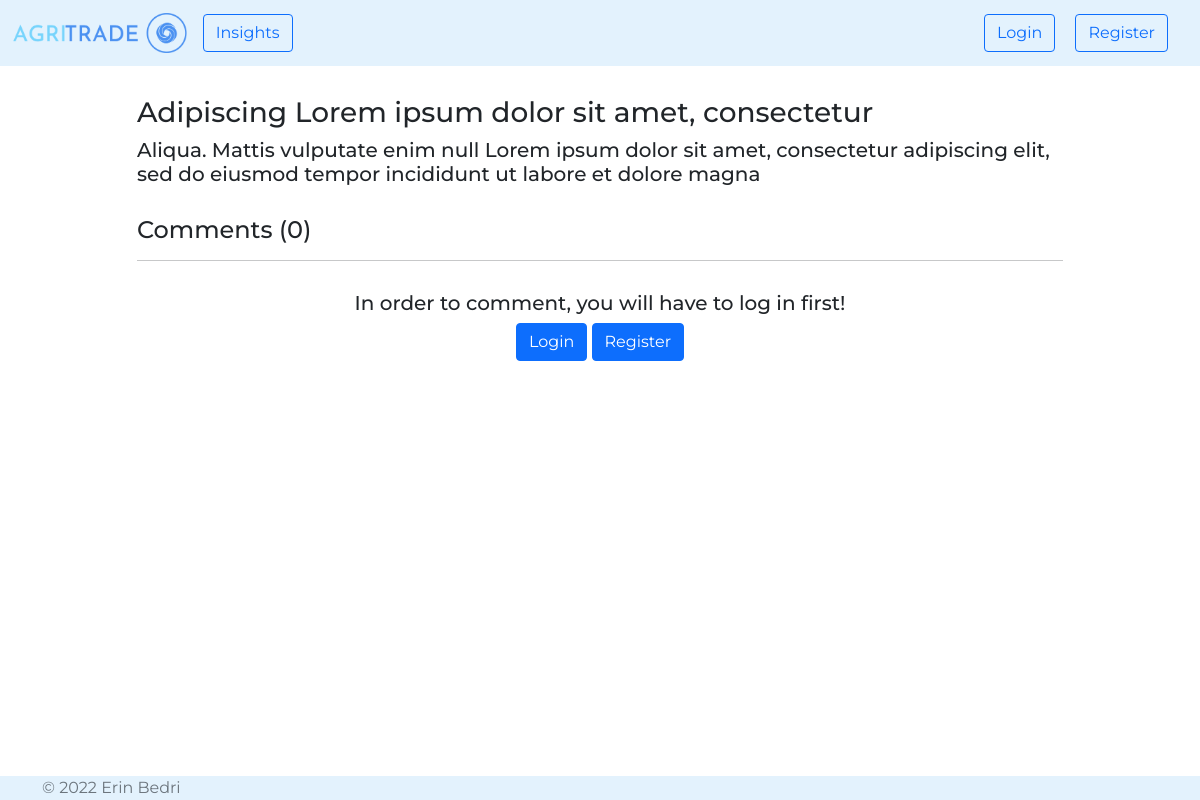
The page /posts/post/6/comments/ on the database as committed earlier.
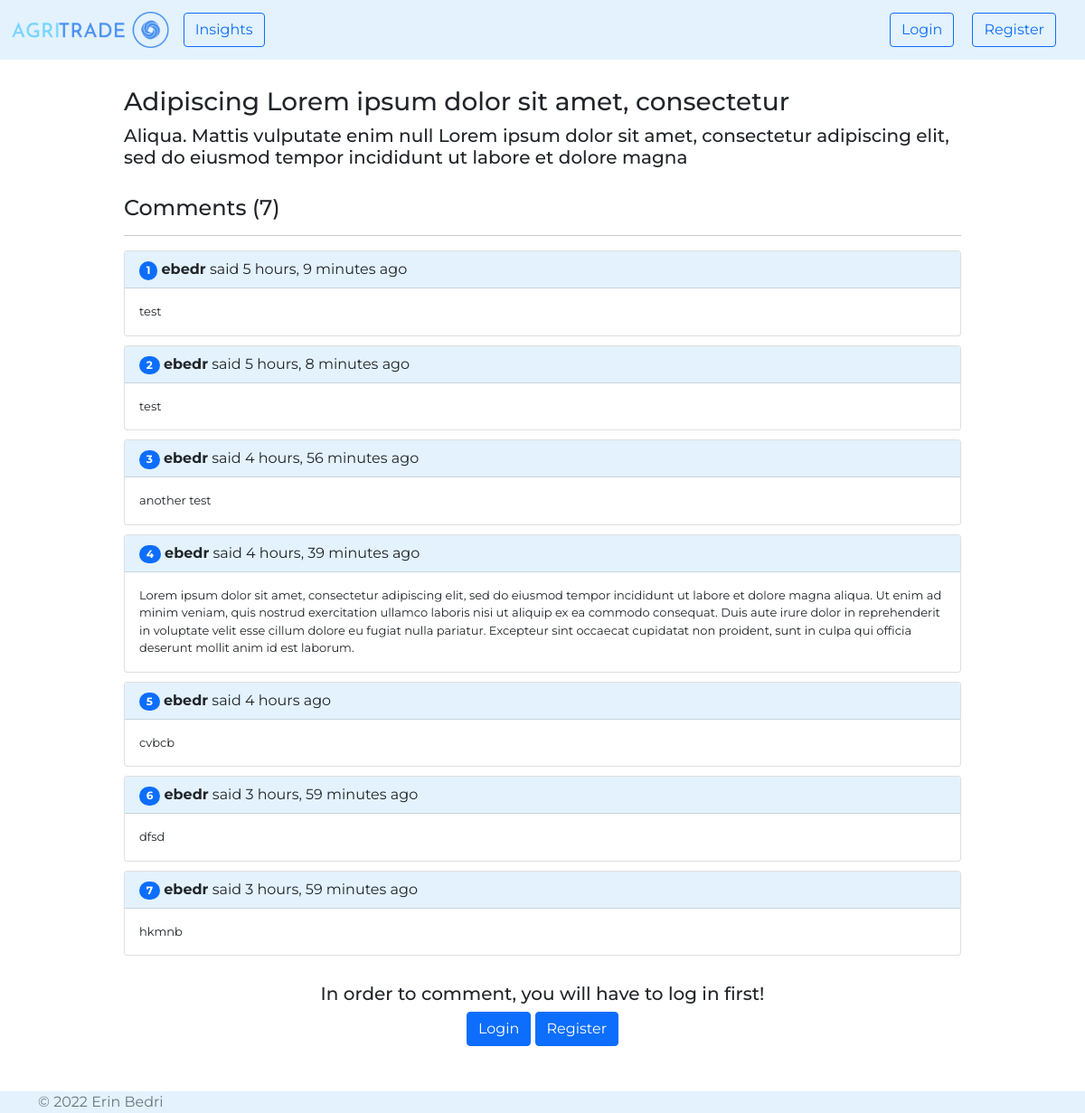
The same page on the database as committed later.
### agri_trade/posts/models.py (models this page shows, shortened)
class Post(models.Model):
    TITLE_MAX_LEN = 50
    SUBTITLE_MAX_LEN = 150
    TOPIC_CHOICES = (
        ('Agriculture', 'Agriculture'),
        ('Markets', 'Markets'),
        ('Technology', 'Technology'),
        ('Others', 'Others'),
    )
    TOPIC_MAX_LEN = max([len(topic[1]) for topic in TOPIC_CHOICES])
    author = models.ForeignKey(
        UserModel,
        on_delete=CASCADE,
        related_name='posts',
    )
    title = models.CharField(
        max_length=TITLE_MAX_LEN,
    )
    subtitle = models.CharField(
        max_length=SUBTITLE_MAX_LEN,
        blank=True,
        null=True,
    )
    topic = models.CharField(
        max_length=TOPIC_MAX_LEN,
        choices=TOPIC_CHOICES,
    )
    body = RichTextField()
    created_on = models.DateTimeField(
        auto_now_add=True,
    )
    updated_on = models.DateTimeField(
        auto_now=True
    )
    class Meta:
        ordering = ['-created_on']

class PostComment(models.Model):
    COMMENT_MAX_LEN = 500
    author = models.ForeignKey(
        UserModel,
        on_delete=CASCADE,
    )
    post = models.ForeignKey(
        Post,
        on_delete=CASCADE,
    )
    body = models.TextField(
        max_length=COMMENT_MAX_LEN,
    )
    created_on = models.DateTimeField(
        auto_now_add=True
    )

### agri_trade/posts/views.py (the view)
# urls.py: path('post/<int:pk>/comments/', views.show_comments, name='show comments'),
def show_comments(request, pk):
    post = get_object_or_404(Post, pk=pk)
    comments = PostComment.objects \
        .filter(post_id__exact=pk) \
        .order_by('created_on')
    comments_count = comments.count()
    if request.method == 'POST':
        form = PostCommentForm(request.POST)
        if form.is_valid():
            new_comment = form.save(commit=False)
            new_comment.post = post
            new_comment.author = request.user
            new_comment.save()
            return HttpResponseRedirect(reverse('posts:show comments', args=[str(pk)]))
    else:
        form = PostCommentForm()
    context = {
        'post': post,
        'comments': comments,
        'comments_count': comments_count,
        'form': form,
    }
    return render(request, 'posts/show_comments.html', context)

### agri_trade/posts/templates/posts/show_comments.html
{% extends 'web/base.html' %}
{% block content %}
    <div class="container" style="margin-top: 30px; margin-bottom: 50px">
        <div class="row justify-content-md-center">
            <div class="col-md-10">
                <h3>{{ post.title }}</h3>
                <h5>{{ post.subtitle }}</h5>
                <div style="margin-top: 30px">
                    <h4>Comments ({{ comments_count }})</h4>
                    <hr>
                </div>
                {% for comment in comments %}
                    <div class="card" style="margin-top: 10px">
                        <div class="card-header" style="background-color: #e3f2fd">
                            <div class="row">
                                <div class="col">
                                    <span class="badge rounded-pill bg-primary">{{ forloop.counter }}</span>
                                    <b>{{ comment.author }}</b> said {{ comment.created_on|timesince }} ago
                                </div>
                            </div>
                        </div>
                        <div class="card-body">
                            <blockquote class="blockquote mb-0">
                                <p style="font-size: small">{{ comment.body }}</p>
                            </blockquote>
                        </div>
                    </div>
                {% endfor %}
                <div style="margin-top: 30px">
                    {% if request.user.is_authenticated %}
                        <form method="post" action="{% url 'posts:show comments' post.id %}">
                            {% csrf_token %}
                            {{ form }}
                            <button type="submit" class="btn btn-primary" style="margin-top: 10px">Comment</button>
                        </form>
                    {% else %}
                        <div class="text-center">
                            <h5>In order to comment, you will have to log in first!</h5>
                            <a href="{% url 'accounts:login' %}" class="btn btn-primary">Login</a>
                            <a href="{% url 'accounts:register' %}" class="btn btn-primary">Register</a>
                        </div>
                    {% endif %}
                </div>
            </div>
        </div>
    </div>
{% endblock %}

### agri_trade/web/templates/web/base.html (shortened to what this page needs)
{% load static %}
<!doctype html>
<html lang="en">
<head>
    <link rel="stylesheet" href="{% static 'css/style.css' %}">
    <link href="https://cdn.jsdelivr.net/npm/bootstrap@5.0.2/dist/css/bootstrap.min.css" rel="stylesheet"
>
</head>
<body class="d-flex flex-column min-vh-100">
    {% include 'web/navigation.html' %}
    {% block content %}{% endblock %}
    {% include 'web/footer.html' %}
</body>
</html>

### agri_trade/web/templates/web/navigation.html (shortened to what this page needs)
{% load static %}
<nav class="navbar navbar-expand-lg navbar-light" style="background-color: #e3f2fd;">
    <div class="container-fluid">
        <a class="navbar-brand" href="{% url 'web:homepage' %}">
            <img src="{% static 'img/logo.png' %}" alt="logo" style="height: 40px">
        </a>
        <ul class="navbar-nav">
            <li class="nav-item">
                <a class="btn btn-outline-primary" href="{% url 'posts:show posts' %}">Insights</a>
            </li>
        </ul>
        <div class="collapse navbar-collapse" id="navbarNavDropdown">
            <ul class="navbar-nav ms-auto">
                {% if request.user.is_authenticated %}
                    <li class="nav-item"style="margin-right: 25px">
                        <b><a class="nav-link disabled" href="#"
                              style="color: #2fa1fd">Welcome, {{ request.user.username }}!</a></b>
                    </li>
                    <li class="nav-item" style="padding-right: 20px">
                        <a class="btn btn-outline-primary" href="{% url 'marketplace:marketplace' %}">Marketplace</a>
                    </li>
                    <li class="nav-item" style="padding-right: 20px">
                        <a class="btn btn-outline-primary" href="{% url 'marketplace:add product' %}">Add Produce</a>
                    </li>
                    <li class="nav-item" style="padding-right: 20px">
                        <button type="button" class="btn btn-outline-primary position-relative"
                                onclick="location.href = '{% url 'user_messages:messages' %}';">
                            Messages
                            {% if request.unread_messages_count > 0 %}
                                <span class="position-absolute top-0 start-100 translate-middle badge rounded-pill bg-danger">
                                {{ request.unread_messages_count }}
                                <span class="visually-hidden">unread messages</span>
                            </span>
                            {% endif %}
                        </button>
                    </li>
                    <div class="dropdown">
                        <button class="btn btn-outline-primary dropdown-toggle" type="button" id="dropdownMenuButton1"
                                data-bs-toggle="dropdown" aria-expanded="false">
                            Account
                        </button>
                        <ul class="dropdown-menu" aria-labelledby="dropdownMenuButton1">
                            <li><a class="dropdown-item" href="{% url 'marketplace:show favourites' %}">Favourites</a>
                            </li>
                            <li><a class="dropdown-item" href="{% url 'accounts:account' %}">Profile</a></li>
                            <li>
                                <hr class="dropdown-divider">
                            </li>
                            <li><a class="dropdown-item" href="{% url 'accounts:logout' %}">Logout</a></li>
                        </ul>
                    </div>
                {% else %}
                    <li class="nav-item" style="padding-right: 20px">
                        <a class="btn btn-outline-primary" href="{% url 'accounts:login' %}">Login</a>
                    </li>
                    <li class="nav-item" style="padding-right: 20px">
                        <a class="btn btn-outline-primary" aria-current="page" href="{% url 'accounts:register' %}">Register</a>
                    </li>
                {% endif %}
            </ul>
        </div>
    </div>
</nav>

### agri_trade/web/templates/web/footer.html
<footer class="mt-auto" style="background-color: #e3f2fd;">
    <div class="container">
        <span class="text-muted">© 2022 Erin Bedri</span>
    </div>
</footer>

### static/css/style.css (style rules this page uses)
body { font-family: 'Montserrat', sans-serif !important; }

Rows that differ between the two databases and show on the page:
added PostComment: author "ebedr", created_on "5 hours, 9 minutes", body "test"
added PostComment: author "ebedr", created_on "5 hours, 8 minutes", body "test"
added PostComment: author "ebedr", created_on "4 hours, 56 minutes", body "another test"
added PostComment: author "ebedr", created_on "4 hours, 39 minutes", body "Lorem ipsum dolor sit amet, consectetur adipiscing elit, sed do eiusmod tempor incididunt ut labore et dolore magna aliqua. Ut enim ad minim veniam, quis nostrud exercitation ullamco laboris nisi ut aliquip ex ea commodo consequat. Duis aute irure dolor in reprehenderit in voluptate velit esse cillum dolore eu fugiat nulla pariatur. Excepteur sint occaecat cupidatat non proident, sunt in culpa qui officia deserunt mollit anim id est laborum."
added PostComment: author "ebedr", created_on "4 hours", body "cvbcb"
added PostComment: author "ebedr", created_on "3 hours, 59 minutes", body "dfsd"
added PostComment: author "ebedr", created_on "3 hours, 59 minutes", body "hkmnb"
Other text that changed with them:
{{ comments_count }}: "0" → "7"
